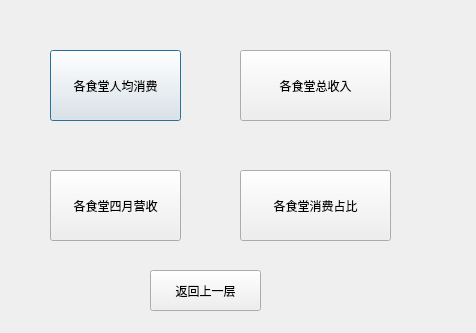
<?xml version="1.0" encoding="UTF-8"?>
<ui version="4.0">
 <class>Dialog</class>
 <widget class="QDialog" name="Dialog">
  <property name="geometry">
   <rect>
    <x>0</x>
    <y>0</y>
    <width>476</width>
    <height>333</height>
   </rect>
  </property>
  <property name="windowTitle">
   <string>食堂数据分析</string>
  </property>
  <widget class="QPushButton" name="people">
   <property name="geometry">
    <rect>
     <x>50</x>
     <y>50</y>
     <width>131</width>
     <height>71</height>
    </rect>
   </property>
   <property name="text">
    <string>各食堂人均消费</string>
   </property>
  </widget>
  <widget class="QPushButton" name="all">
   <property name="geometry">
    <rect>
     <x>240</x>
     <y>50</y>
     <width>151</width>
     <height>71</height>
    </rect>
   </property>
   <property name="text">
    <string>各食堂总收入</string>
   </property>
  </widget>
  <widget class="QPushButton" name="four">
   <property name="geometry">
    <rect>
     <x>50</x>
     <y>170</y>
     <width>131</width>
     <height>71</height>
    </rect>
   </property>
   <property name="text">
    <string>各食堂四月营收</string>
   </property>
  </widget>
  <widget class="QPushButton" name="rate">
   <property name="geometry">
    <rect>
     <x>240</x>
     <y>170</y>
     <width>151</width>
     <height>71</height>
    </rect>
   </property>
   <property name="text">
    <string>各食堂消费占比</string>
   </property>
  </widget>
  <widget class="QPushButton" name="re">
   <property name="geometry">
    <rect>
     <x>150</x>
     <y>270</y>
     <width>111</width>
     <height>41</height>
    </rect>
   </property>
   <property name="text">
    <string>返回上一层</string>
   </property>
  </widget>
 </widget>
 <resources/>
 <connections/>
</ui>
